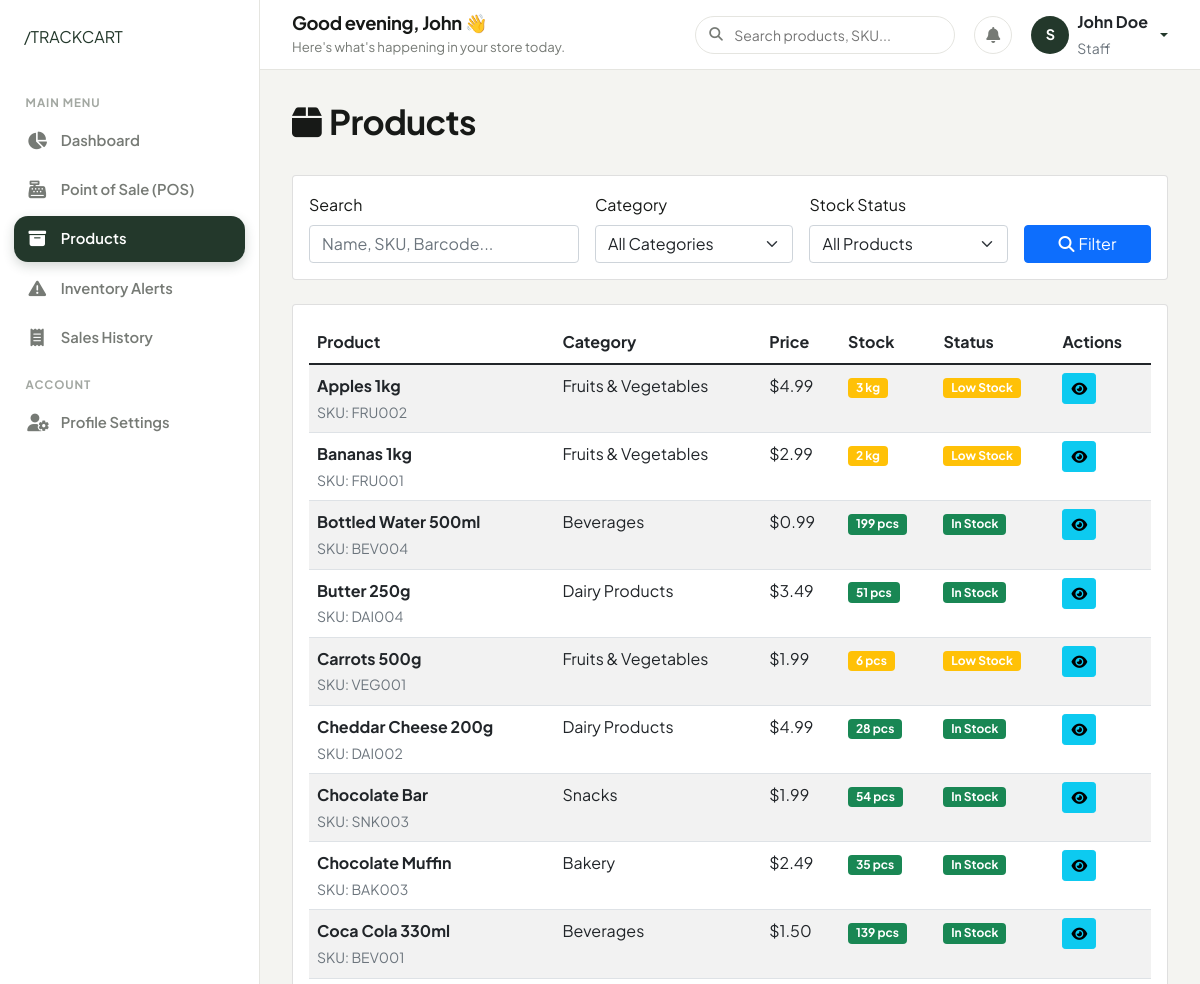
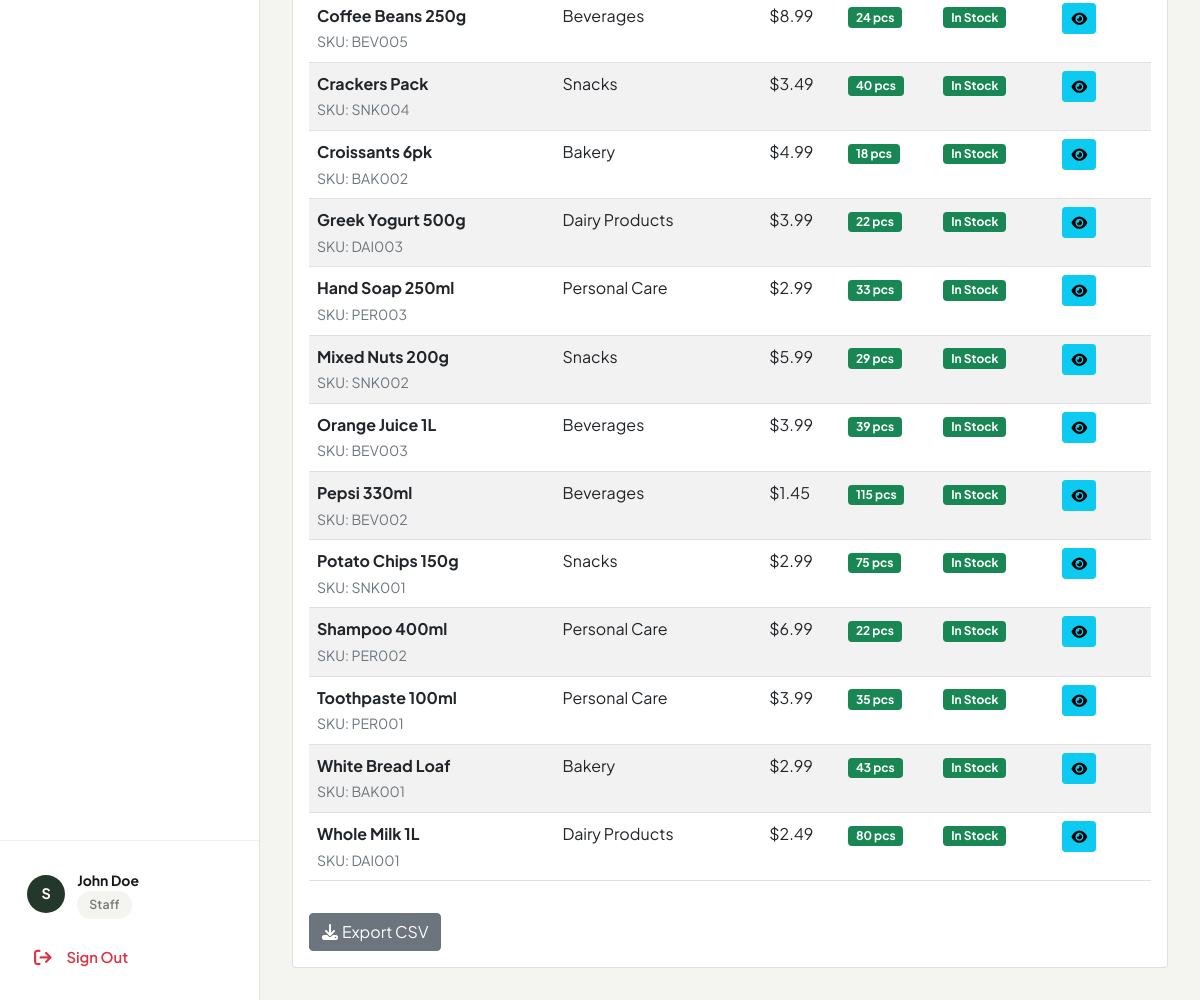
Page /products/ (signed in) on the earlier database version (2 pictures, top to bottom).
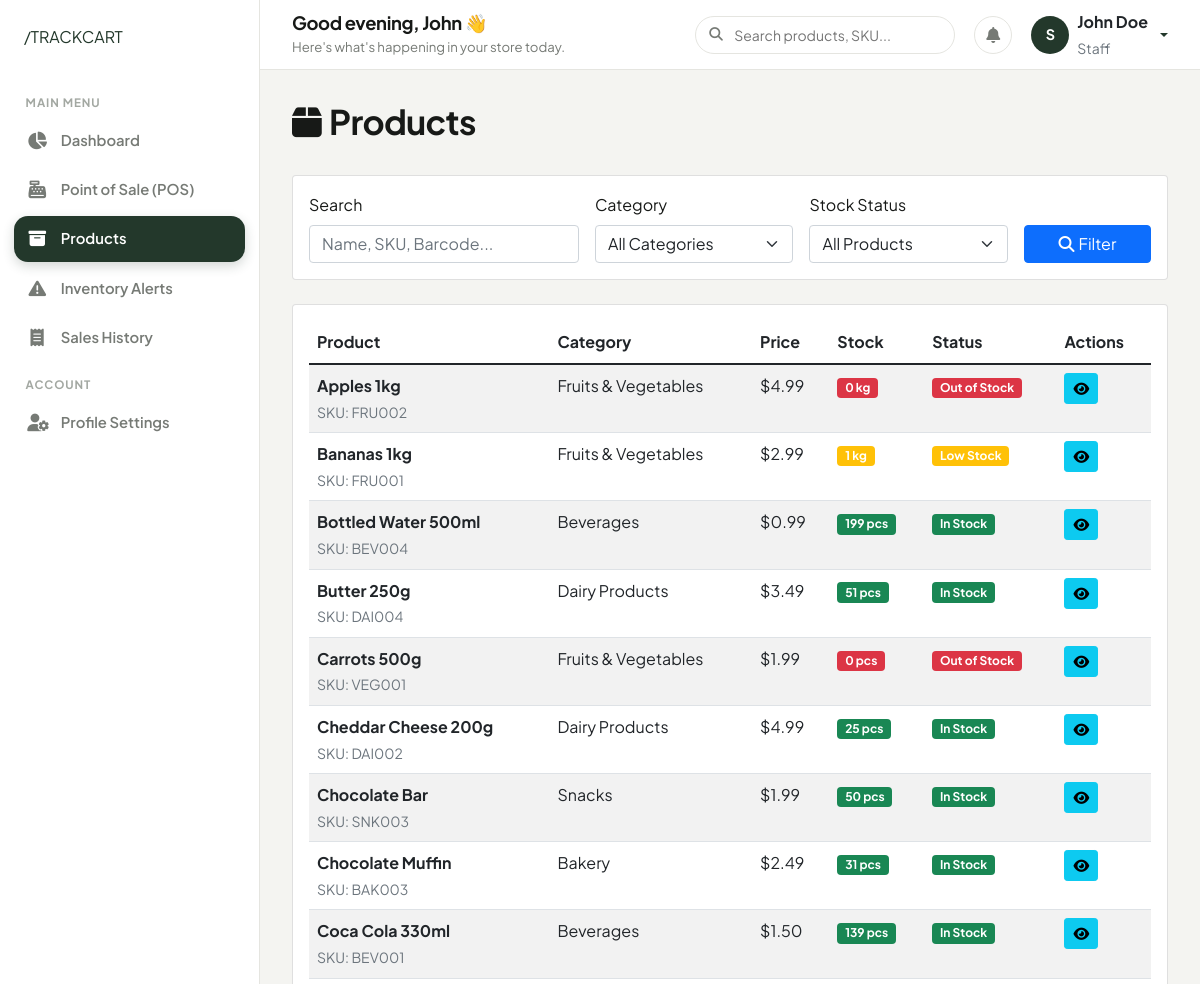
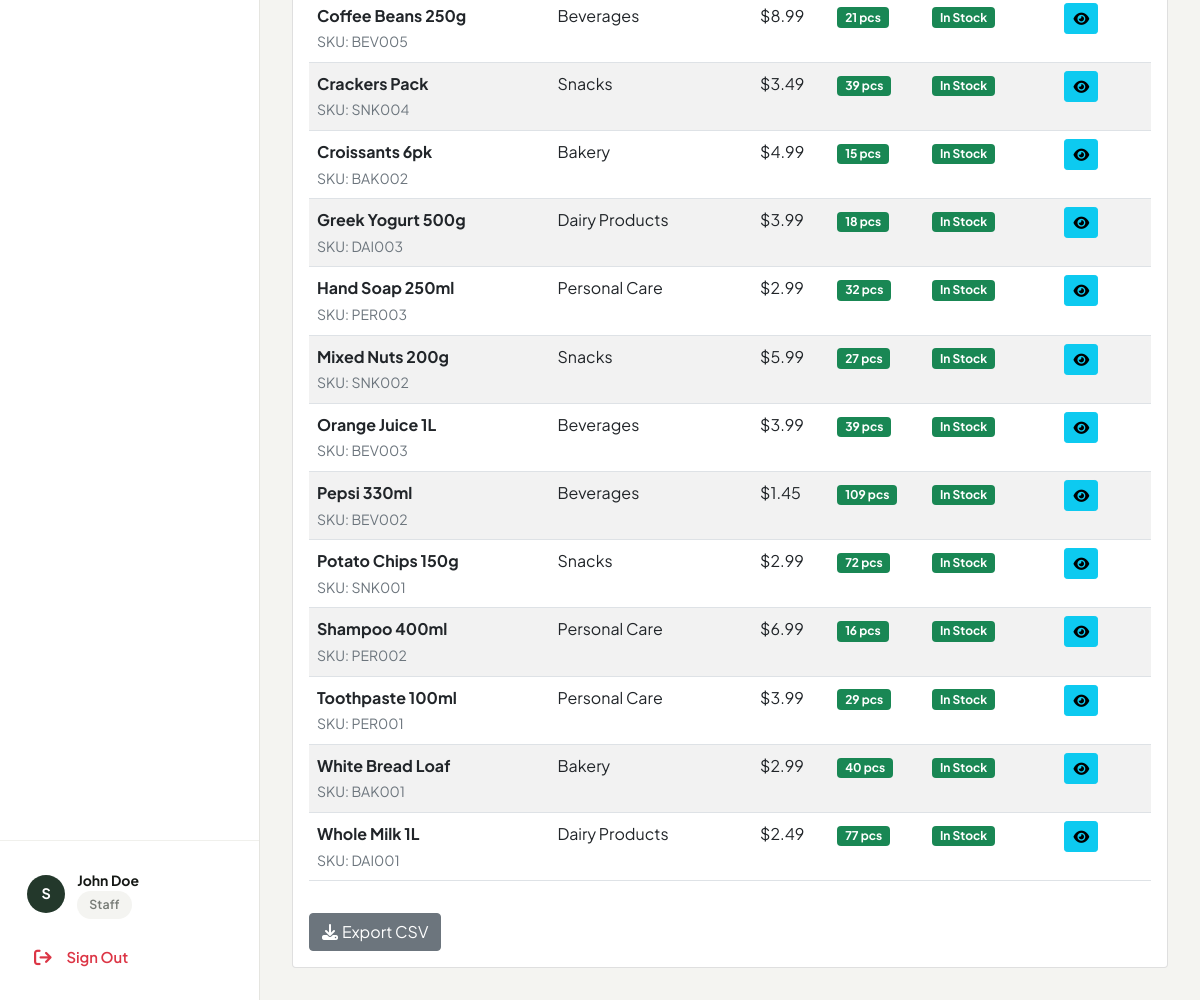
Same page on the later database version (2 pictures, top to bottom).
### products/models.py (models this page shows, shortened)
class Product(models.Model):
    name = models.CharField(max_length=200)
    sku = models.CharField(max_length=50, unique=True, help_text="Stock Keeping Unit")
    barcode = models.CharField(max_length=100, blank=True, null=True, unique=True)
    category = models.ForeignKey(Category, on_delete=models.PROTECT, related_name='products')
    description = models.TextField(blank=True, null=True)
    price = models.DecimalField(max_digits=10, decimal_places=2, validators=[MinValueValidator(Decimal('0.01'))])
    cost_price = models.DecimalField(max_digits=10, decimal_places=2, validators=[MinValueValidator(Decimal('0.00'))], help_text="Cost price for profit calculation")
    stock_quantity = models.IntegerField(default=0, validators=[MinValueValidator(0)])
    low_stock_threshold = models.IntegerField(default=10, validators=[MinValueValidator(0)], help_text="Alert when stock goes below this number")
    unit = models.CharField(max_length=20, default='pcs', help_text="Unit of measurement (e.g., pcs, kg, ltr)")
    expiry_date = models.DateField(blank=True, null=True)
    is_active = models.BooleanField(default=True)
    created_at = models.DateTimeField(auto_now_add=True)
    updated_at = models.DateTimeField(auto_now=True)
    class Meta:
        ordering = ['name']
    @property
    def is_low_stock(self):
        return self.stock_quantity <= self.low_stock_threshold

class Category(models.Model):
    name = models.CharField(max_length=100, unique=True)
    description = models.TextField(blank=True, null=True)
    created_at = models.DateTimeField(auto_now_add=True)
    updated_at = models.DateTimeField(auto_now=True)
    class Meta:
        verbose_name_plural = "Categories"
        ordering = ['name']

### products/views.py (the view)
# urls.py: path('', views.product_list, name='product_list'),
@login_required
def product_list(request):
    search_query = request.GET.get('search', '')
    category_filter = request.GET.get('category', '')
    stock_filter = request.GET.get('stock', '')
    products = Product.objects.select_related('category').filter(is_active=True)
    if search_query:
        products = products.filter(
            Q(name__icontains=search_query) |
            Q(sku__icontains=search_query) |
            Q(barcode__icontains=search_query)
        )
    if category_filter:
        products = products.filter(category_id=category_filter)
    if stock_filter == 'low':
        products = [p for p in products if p.is_low_stock]
    elif stock_filter == 'out':
        products = products.filter(stock_quantity=0)
    categories = Category.objects.all()
    context = {
        'products': products,
        'categories': categories,
        'search_query': search_query,
        'category_filter': category_filter,
        'stock_filter': stock_filter,
    }
    return render(request, 'products/product_list.html', context)

### authentication/models.py (called while the page is built)
    @property
    def is_admin(self):
        return self.role == 'admin'

### templates/products/product_list.html (shortened to what the changed rows need)
{% extends 'base.html' %}
{% block content %}
<div class="d-flex justify-content-between align-items-center mb-4">
    <h2><i class="fas fa-box me-2"></i>Products</h2>
</div>
<div class="card">
    <div class="card-body">
        <div class="table-responsive">
            <table class="table table-striped" id="productsTable">
                <thead>
                    <tr>
                        <th>Product</th>
                        <th>Category</th>
                        <th>Price</th>
                        <th>Stock</th>
                        <th>Status</th>
                        <th>Actions</th>
                    </tr>
                </thead>
                <tbody>
                    {% for product in products %}
                    <tr class="{% if product.stock_quantity == 0 %}out-of-stock{% elif product.is_low_stock %}low-stock{% endif %}">
                        <td>
                            <strong>{{ product.name }}</strong><br>
                            <small class="text-muted">SKU: {{ product.sku }}</small>
                        </td>
                        <td>{{ product.category.name }}</td>
                        <td>${{ product.price }}</td>
                        <td>
                            <span class="badge {% if product.stock_quantity == 0 %}bg-danger{% elif product.is_low_stock %}bg-warning{% else %}bg-success{% endif %}">
                                {{ product.stock_quantity }} {{ product.unit }}
                            </span>
                        </td>
                        <td>
                            {% if product.stock_quantity == 0 %}
                                <span class="badge bg-danger">Out of Stock</span>
                            {% elif product.is_low_stock %}
                                <span class="badge bg-warning">Low Stock</span>
                            {% else %}
                                <span class="badge bg-success">In Stock</span>
                            {% endif %}
                        </td>
                        <td>
                            <a href="{% url 'products:product_detail' product.id %}" class="btn btn-sm btn-info">
                                <i class="fas fa-eye"></i>
                            </a>
                        </td>
                    </tr>
                    {% empty %}
                    <tr>
                        <td colspan="6" class="text-center text-muted">No products found</td>
                    </tr>
                    {% endfor %}
                </tbody>
            </table>
        </div>
    </div>
</div>
{% endblock %}

Differences in the rows shown:
changed Product "Apples 1kg": stock_quantity "3" → "0"; stock_quantity "Low Stock" → "Out of Stock"
changed Product "Bananas 1kg": stock_quantity "2" → "1"
changed Product "Carrots 500g": stock_quantity "6" → "0"; stock_quantity "Low Stock" → "Out of Stock"
changed Product "Cheddar Cheese 200g": stock_quantity "28" → "25"
changed Product "Chocolate Bar": stock_quantity "54" → "50"
changed Product "Chocolate Muffin": stock_quantity "35" → "31"
changed Product "Coffee Beans 250g": stock_quantity "24" → "21"
changed Product "Crackers Pack": stock_quantity "40" → "39"
changed Product "Croissants 6pk": stock_quantity "18" → "15"
changed Product "Greek Yogurt 500g": stock_quantity "22" → "18"
changed Product "Hand Soap 250ml": stock_quantity "33" → "32"
changed Product "Mixed Nuts 200g": stock_quantity "29" → "27"
changed Product "Pepsi 330ml": stock_quantity "115" → "109"
changed Product "Potato Chips 150g": stock_quantity "75" → "72"
changed Product "Shampoo 400ml": stock_quantity "22" → "16"
changed Product "Toothpaste 100ml": stock_quantity "35" → "29"
changed Product "White Bread Loaf": stock_quantity "43" → "40"
changed Product "Whole Milk 1L": stock_quantity "80" → "77"
